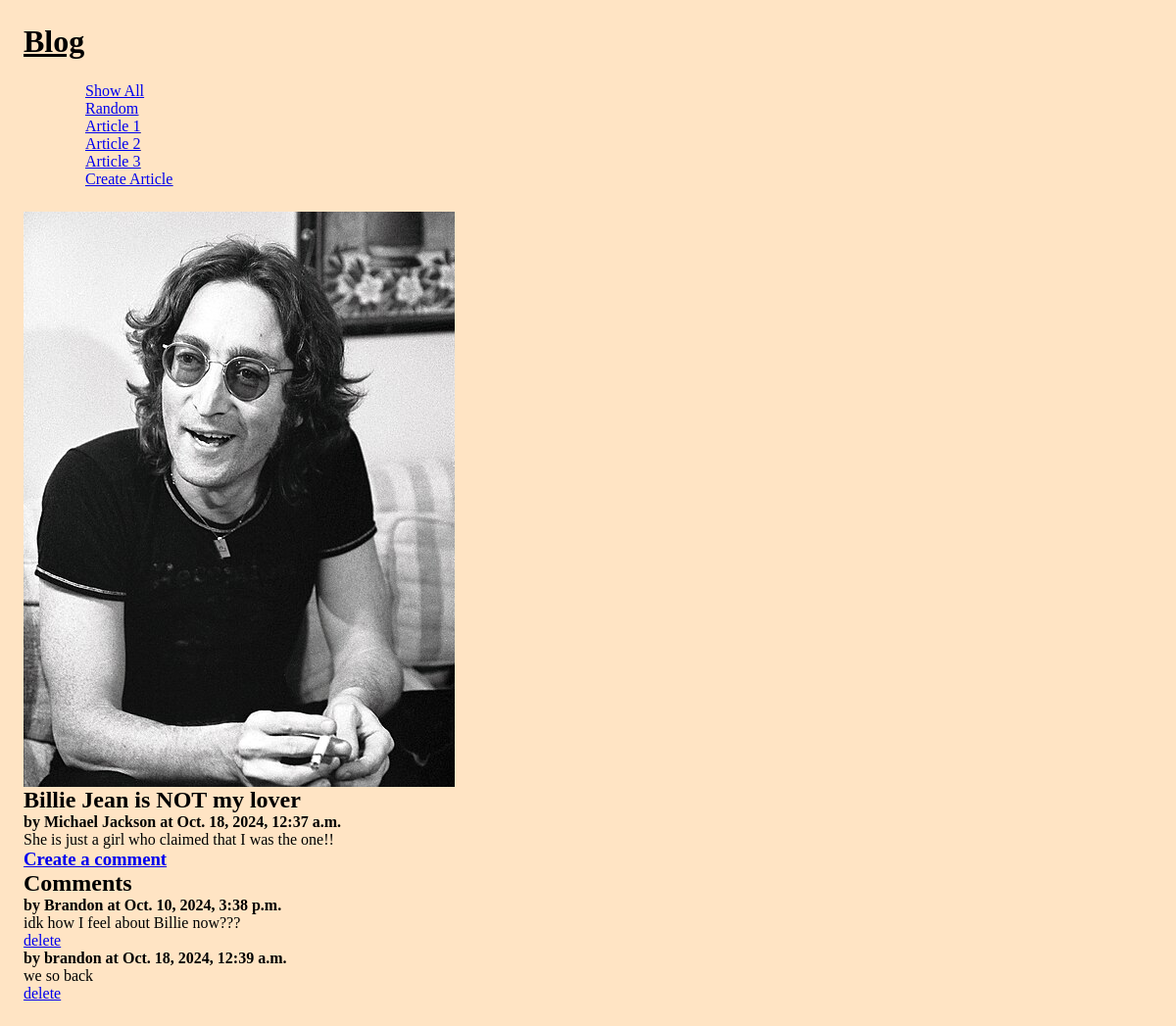
Screenshot of /blog/ with the database file from the repository.
### blog/models.py (models this page shows, shortened)
class Article(models.Model): #class MUST inheirit
    title = models.TextField(blank=False) #There is a bunch of optional parameters
    author = models.TextField(blank=False) #blank=False means the field is required to be filled for each Article Model
    text = models.TextField(blank=False)
    published = models.DateTimeField(auto_now=True) #auto_now=True sets the time to now upon Model instantiation
    image_file = models.ImageField(blank=True) # an actual image
    def get_comments(self):
        comments = Comment.objects.filter(article=self)
        return comments

class Comment(models.Model):
    article = models.ForeignKey("Article", on_delete=models.CASCADE)
    author = models.TextField(blank=False)
    text = models.TextField(blank=False)
    published = models.DateTimeField(auto_now=True)
    def __str__(self):
        return f'{self.text}'

### blog/views.py (the view)
# urls.py: path('', RandomArticleView.as_view(), name='random'), ## new
class RandomArticleView(DetailView):
    model = Article
    template_name = 'blog/article.html'
    context_object_name = 'article'
    def get_object(self):
        all_articles = Article.objects.all()
        return random.choice(all_articles)

### blog/templates/blog/article.html (shortened to what this page needs)
{% extends 'blog/base.html' %}
{% block content %}
<main class="grid-container">
    <article class="featured">
        <img src='{{article.image_file.url}}' alt='{{article.image_file.url}}'>
        <div>
        <h2>{{article.title}}</h2>
        <strong>by {{article.author}} at {{article.published}}</strong>
        <p>
        {{article.text}}
        </p>
        </div>
    </article>
    <div>
        <h3><a href="{% url 'create_comment' article.pk %}">Create a comment</a></h3>
    </div>
    <div>
        <h2>Comments</h2>
        {% for c in article.get_comments %}
        <article>
            <div>
            <strong>by {{c.author}} at {{c.published}}</strong>
            <p>{{c.text}}</p>
            <a href="{% url 'delete_comment' c.pk %}">delete</a>
            </div>
        </article>
        {% endfor %}
    </div>
</main>
{% endblock %}

### static/quotes.css (style rules this page uses)
* { margin: 0; background-color: bisque; }
main { margin: 2%; }

### rows the page displays
Article: image_file (picture), title "Billie Jean is NOT my lover", author "Michael Jackson", published "Oct. 18, 2024, 12:37 a.m.", text "She is just a girl who claimed that I was the one!!"
Comment: author "Brandon", published "Oct. 10, 2024, 3:38 p.m.", text "idk how I feel about Billie now???"
Comment: author "brandon", published "Oct. 18, 2024, 12:39 a.m.", text "we so back"
